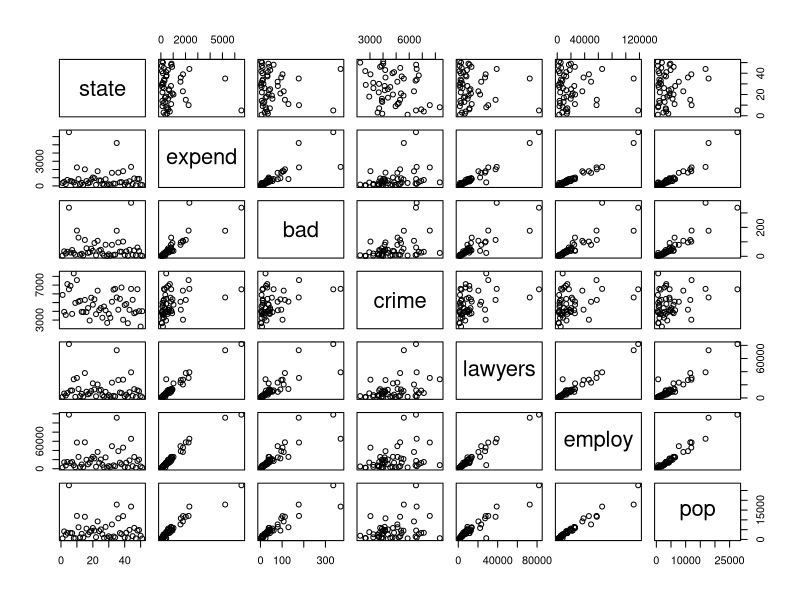
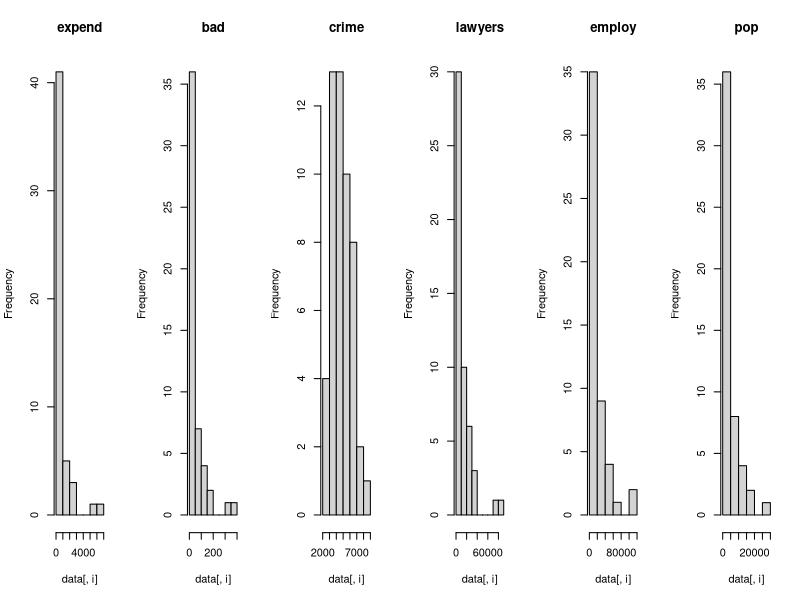
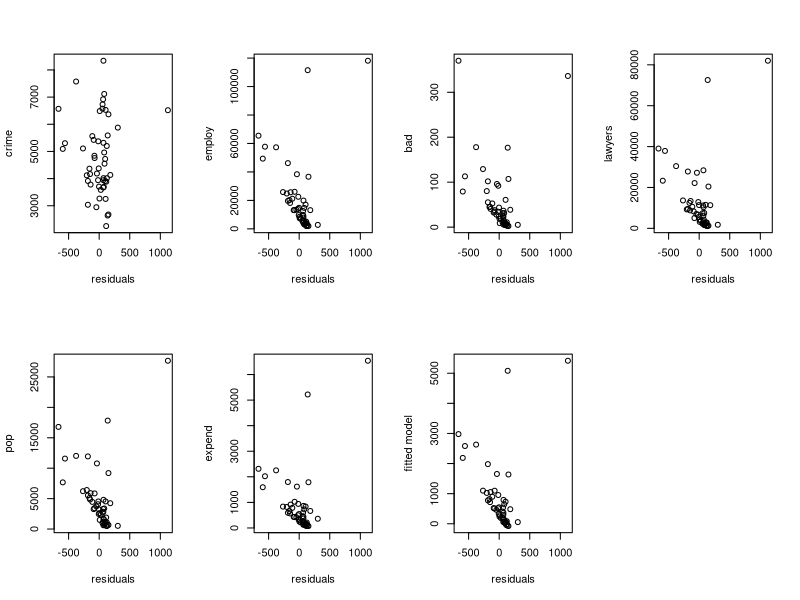
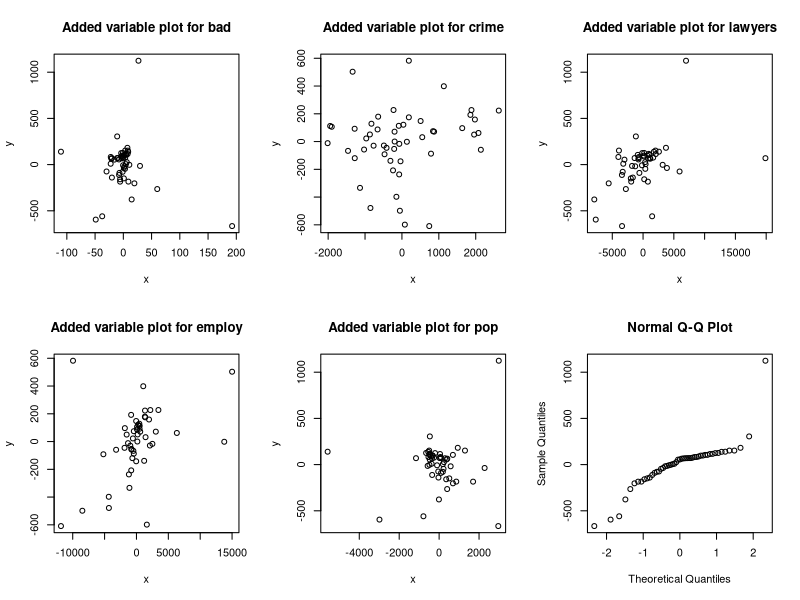

Reproduce these figures in R, in order.
## ---- chunk 1
knitr::opts_chunk$set(echo = TRUE)
## ---- chunk 2
data=read.table(file="expensescrime.txt",header=TRUE)
plot(data)
## ---- chunk 3
par(mfrow=c(1,ncol(data)-1)) # minus the state column
for (i in 2:ncol(data)) hist(data[,i],main=names(data)[i])
## ---- chunk 4
round(cor(data[,2:7]),2)
## ---- chunk 5
summary(lm(expend~bad,data=data))
summary(lm(expend~crime,data=data))
summary(lm(expend~lawyers,data=data))
summary(lm(expend~employ,data=data))
summary(lm(expend~pop,data=data))
summary(lm(expend~bad+employ,data=data))
summary(lm(expend~crime+employ,data=data))
summary(lm(expend~bad+crime+employ,data=data))
## ---- chunk 6
summary(lm(expend~bad+crime+lawyers+employ+pop,data=data))
summary(lm(expend~bad+lawyers+employ+pop,data=data))
summary(lm(expend~bad+lawyers+employ,data=data))
summary(lm(expend~lawyers+employ, data=data))
## ---- chunk 7
expendlm = lm(expend~crime+employ,data=data)
par(mfrow=c(2,4))
#2 Scatter plot of residuals against each Xk in the model separately.
plot(residuals(expendlm),data[,4],xlab="residuals",ylab="crime")
plot(residuals(expendlm),data[,6],xlab="residuals",ylab="employ")
#4 Scatter plot of residuals against each Xk not in the model separately
plot(residuals(expendlm),data[,3],xlab="residuals",ylab="bad")
plot(residuals(expendlm),data[,5],xlab="residuals",ylab="lawyers")
plot(residuals(expendlm),data[,7],xlab="residuals",ylab="pop")
#5 Scatterplot of residuals against Y and Y^
plot(residuals(expendlm),data[,2],xlab="residuals",ylab="expend")
plot(residuals(expendlm),fitted(expendlm),xlab="residuals",ylab="fitted model")

par(mfrow=c(2,3))
#3 Added variable plot of residuals of Xj against residuals of Y with omitted Xj
x = residuals(lm(bad~employ+crime,data=data))
y = residuals(lm(expend~employ+crime,data=data))
plot(x,y,main="Added variable plot for bad")
x = residuals(lm(crime~bad+lawyers+pop,data=data))
y = residuals(lm(expend~bad+lawyers+pop,data=data))
plot(x,y,main="Added variable plot for crime")
x = residuals(lm(lawyers~employ+crime,data=data))
y = residuals(lm(expend~employ+crime,data=data))
plot(x,y,main="Added variable plot for lawyers")
x = residuals(lm(employ~bad+lawyers+pop,data=data))
y = residuals(lm(expend~bad+lawyers+pop,data=data))
plot(x,y,main="Added variable plot for employ")
x = residuals(lm(pop~employ+crime,data=data))
y = residuals(lm(expend~employ+crime,data=data))
plot(x,y,main="Added variable plot for pop")

#6 normal QQ-plot of the residuals and Shapiro-Wilk's method
qqnorm(residuals(expendlm))
#shapiro.test(residuals(expendlm))
